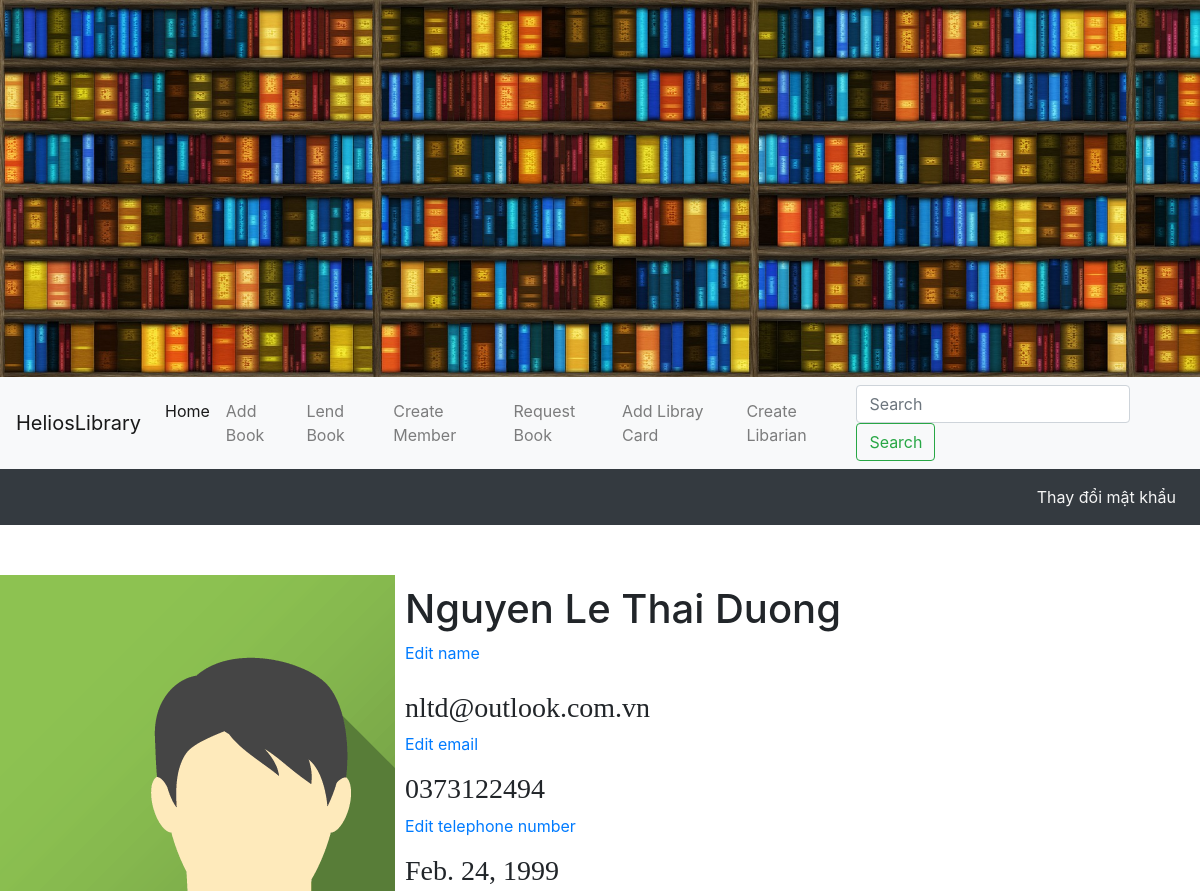
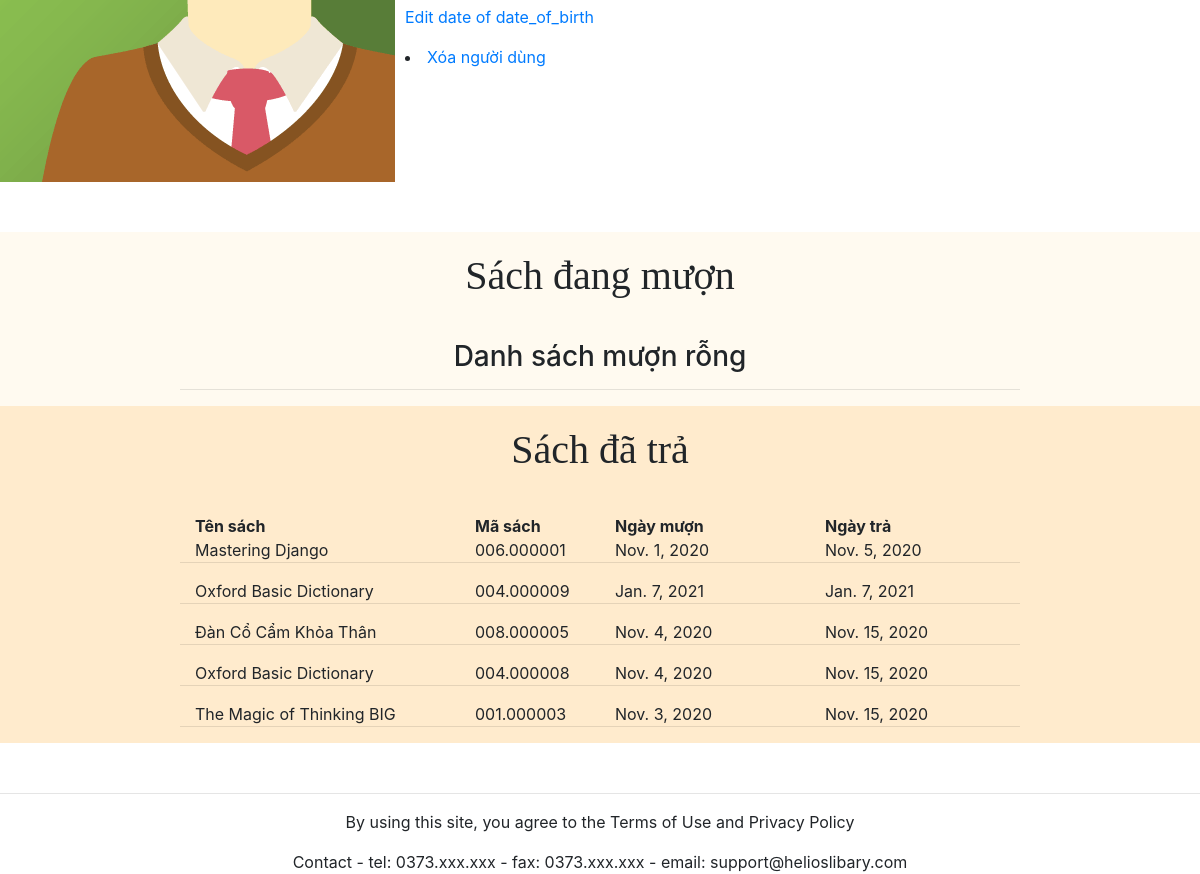
The app's page /member/1/ (signed in) with its own data (2 pictures, top to bottom).
### libmagapp/models.py (models this page shows, shortened)
class Member (models.Model):
    name = models.CharField("Họ và Tên", max_length=255)
    date_of_birth = models.DateField("Ngày sinh")
    tel_number = models.CharField("Số điện thoại", max_length=255, unique=True)
    resgister_date = models.DateField("Ngày đăng ký", auto_now_add=True)
    email = models.CharField("Email", default=None, blank=False, max_length=255, unique=True)
    avatar = models.ImageField("Ảnh đại diện", upload_to='user_avatar', null=True, blank=True, default='user_avatar/default_avatar.png')

class Book (models.Model):
    class Subject(models.IntegerChoices):
        GENERALITIES          = 0, _("Generalities")
        PHILOSOPHY_PSYCHOLOGY = 1, _("Philosophy & psychology")
        RELIGION              = 2, _("Religion")
        SOCIALSCIENCE         = 3, _("Social sciences")
        LANGUAGES             = 4, _("Languages")
        NATURESCIENCE_MATHEMATICS = 5, _("Natural sciences & mathematics")
        TECHNOLOGY            = 6, _("Technology")
        THEARTS               = 7, _("The arts")
        LITERATURE_RHETORIC   = 8, _("Literature & rhetoric")
        GEOGRAPHY_HISTORY     = 9, _(" Geography & history")
    title = models.CharField("Tiêu đề", max_length=255)
    author = models.CharField("Tác giả",max_length=255)
    subject = models.IntegerField("Chu de", choices = Subject.choices, default=None)
    publisher = models.CharField("Nhà xuất bản",max_length=255)
    pubdate = models.IntegerField("Năm xuất bản")
    size = models.CharField("Kích thước", max_length=7)
    pages = models.IntegerField("Số trang")
    entry_date = models.DateField("Ngày nhập", auto_now_add=True)
    book_cover = models.ImageField("Bìa sách", upload_to='book_cover', null=True, blank=True, default="book_cover/default_book_cover.jpg")
    status = models.BooleanField("Sẵn có", default=True)

class BookLending (models.Model):
    member = models.ForeignKey(Member, on_delete=models.RESTRICT, verbose_name="Mã thành viên mượn")
    book = models.ForeignKey(Book, on_delete=models.RESTRICT, verbose_name="Mã sách được mượn",)
    creation_date = models.DateField("Ngày mượn",auto_now_add=True)
    return_date = models.DateField("Ngày trả", null=True)
    class Meta:
        ordering = ['-creation_date']

### libmagapp/views.py (the view)
# urls.py: path('member/<int:mem_id>/', views.mem_infor),
@login_required
def mem_infor(request, mem_id):
    if not request.user.is_staff:
        user_id = Member.objects.get(email=request.user.username)
        if mem_id != user_id.pk:
            return redirect(reverse('login'))
    member = Member.objects.get(pk=mem_id)
    loan_times = BookLending.objects.filter(member__id=member.id)
    num_loaned_times = loan_times.count()
    num_not_return = loan_times.filter(return_date=None).count()
    returned_book = {}
    not_return_book = {}
    for time in loan_times:
        if time.return_date is None:
            not_return_book[Book.objects.get(pk=time.book.id)]=time
        else:
            returned_book[Book.objects.get(pk=time.book.id)]=time
    return render(request, 'member_infor.html',{'member': member,
                                                'num_loaned_times':num_loaned_times,
                                                'num_not_return':num_not_return,
                                                'returned_books':returned_book,
                                                'not_return_books':not_return_book})

### libmagapp/templates/member_infor.html (shortened to what this page needs)
<!DOCTYPE html>
<html lang="en">
<head>
    <link rel="stylesheet" href="https://maxcdn.bootstrapcdn.com/bootstrap/4.0.0/css/bootstrap.min.css"
>
</head>
<body>
    <div class="header">
        {% load static %}
        <img src="{% static 'bookshelf.jpg' %}" alt="banner" style="width:100vw">
    </div>
    <div class="row sticky-top">
        <div class="col-12">
            <nav class="navbar navbar-expand-lg navbar-light bg-light">
                <span class="navbar-brand" href="#">HeliosLibrary</span>
                <div class="collapse navbar-collapse" id="navbarSupportedContent">
                    <ul class="navbar-nav mr-auto">
                        <li class="nav-item active">
                            <a class="nav-link" href="">Home</span></a>
                        </li>
                        <li class="nav-item-active">
                            <a class="nav-link" href="/libmagapp/add_book" target="_blank" rel="noopener noreferrer">Add Book</a>
                        </li>
                        <li class="nav-item">
                            <a class="nav-link" href="/libmagapp/add_lending" target="_blank" rel="noopener noreferrer">Lend
                                Book</a>
                        </li>
                        <li class="nav-item">
                            <a class="nav-link" href="/libmagapp/add_member" target="_blank" rel="noopener noreferrer">Create
                                Member</a>
                        </li>
                        <li class="nav-item">
                            <a class="nav-link" href="/libmagapp/add_request" target="_blank" rel="noopener noreferrer">Request
                                Book</a>
                        </li>
                        <li class="nav-item">
                            <a class="nav-link" href="/libmagapp/add_card" target="_blank" rel="noopener noreferrer">Add Libray
                                Card</a>
                        </li>
                        <li class="nav-item">
                            <a class="nav-link" href="/libmagapp/add_librarian" target="_blank" rel="noopener noreferrer">Create
                                Libarian</a>
                        </li>
                    </ul>
                    <form class="form-inline my-2 my-lg-0">
                        <input class="form-control mr-sm-2" type="search" placeholder="Search" aria-label="Search">
                        <button class="btn btn-outline-success my-2 my-sm-0" type="submit">Search</button>
                    </form>
                </div>
            </nav>
        </div>
    </div>
    <div class="row">
        <div class="col-12">
            <nav class="navbar navbar-expand-lg navbar-light bg-dark">
                <ul class="navbar-nav ml-auto">
                    <li class="nav-item active">
                        <a class="nav-link" href="/accounts/password_change/" style="font: bold; color: whitesmoke; ">Thay đổi mật khẩu</a>
                    </li>
                </ul>
            </nav>
    <div class="row" id="profile" style="margin-top: 50px;">
        <div class="col-lg-4" id="member_avatar" style="overflow: hidden;">
            <img src="{{member.avatar.url}}" alt="avatar image" style="display: block; margin:auto">
        </div>
        <div class="col-lg-8" id="personal_infor" >
            <div class='row'>
                <div class="col-sm-12" style="padding: 0; margin: 10px;">
                    <h1>{{ member.name }}</h1>
                    <p><a href="#">Edit name</a></p>
                </div>
            </div>
            <div class='row'>
                <div class="col-sm-6" style="padding: 0; margin-left:10px">
                    <h3 style="font-family: 'Times New Roman', Times, serif;">{{ member.email }}</h3>
                    <p><a href="#">Edit email</a></p>
                    <h3 style="font-family: 'Times New Roman', Times, serif;">{{ member.tel_number }}</h3>
                    <p><a href="#">Edit telephone number</a></p>
                    <h3 style="font-family: 'Times New Roman', Times, serif;">{{ member.date_of_birth }}</h3>
                    <p><a href="#">Edit date of date_of_birth</a></p>
                    {% if request.user.is_staff %}
                    <li><a href="/delete_member/{{member.id}}">Xóa người dùng</a></li>
                    {% endif %}
                </div>
            </div>
        </div>
    </div>
    <div class ='row' style="background-color: floralwhite; margin-top: 50px; padding: 0;">
        <div class="col-12" style="padding: 0;">
            <div class="row" style="padding: 0;">
                <h1 style="display:block; margin:20px auto 20px; font-family: Georgia, 'Times New Roman', Times, serif; clear: both;">Sách đang mượn</h1>
            </div>
            {% for book, date in not_return_books.items %}
            <div clas='row' style="display: block; margin: auto; padding: 0; width: 70vw;">
                <div class="col-4" style="float: left;">{{ book.title }}</div>
                <div class="col-2" style="float: left;">{{book.subject|stringformat:"03d"}}.{{ book.id|stringformat:"06d" }}</div>
                <div class="col-3" style="float: left;">{{ date.creation_date}}</div>
                <div class="col-3" style="float: left;"> {{date.due_date}}</div>
                <hr style="clear: both; display: block;">
            </div>
            {% empty %}
            <div clas='row' style="display: block; margin: 20px auto 10px; padding: 0; width: 70vw; text-align: center;">
                <h3>Danh sách mượn rỗng</h3><hr>
            </div>
            {% endfor %}
        </div>
    </div>
    <div class ='row' style="background-color: blanchedalmond;margin:auto; padding: 0;">
        <div class="col-12" style="padding: 0;">
            <div class="row" style="padding: 0;">
                <h1 style="display:block; margin:20px auto; font-family: Georgia, 'Times New Roman', Times, serif; clear: both;">Sách đã trả</h1>
            </div><div clas='row' style=" margin: 20px auto;width: 70vw; padding: 0;font-weight: bold;">
                <div class="col-4" style="float:left">Tên sách</div>
                <div class="col-2" style="float:left">Mã sách</div>
                <div class="col-3" style="float:left">Ngày mượn</div>
                <div class="col-3" style="float:left">Ngày trả</div>
            </div>
            {% for book, date in returned_books.items %}
            <div clas='row' style="display: block; margin: auto; padding: 0; width: 70vw;">
                <div class="col-4" style="float: left;">{{ book.title }}</div>
                <div class="col-2" style="float: left;">{{book.subject|stringformat:"03d"}}.{{ book.id|stringformat:"06d" }}</div>
                <div class="col-3" style="float: left;">{{ date.creation_date}}</div>
                <div class="col-3" style="float: left;"> {{date.return_date}}</div>
                <hr style="clear: both; display: block;">
            </div>
            {% endfor %}
        </div>
    </div>
    <div class="footer" style="text-align: center; margin-top: 50px; clear: both; height: 50px;">
        <hr>
        <p>By using this site, you agree to the Terms of Use and Privacy Policy</p>
        <p>Contact - tel: 0373.xxx.xxx - fax: 0373.xxx.xxx - email: support@helioslibary.com</p>
    </div>
</body>
</html>

### records on screen
Member: avatar (placeholder picture), name "Nguyen Le Thai Duong", email "nltd@outlook.com.vn", tel_number "0373122494", date_of_birth "Feb. 24, 1999"
Book: title "Mastering Django", subject "006", id "000001", creation_date "Nov. 1, 2020", return_date "Nov. 5, 2020"
Book: title "Oxford Basic Dictionary", subject "004", id "000009", creation_date "Jan. 7, 2021", return_date "Jan. 7, 2021"
Book: title "Đàn Cổ Cẩm Khỏa Thân", subject "008", id "000005", creation_date "Nov. 4, 2020", return_date "Nov. 15, 2020"
Book: title "Oxford Basic Dictionary", subject "004", id "000008", creation_date "Nov. 4, 2020", return_date "Nov. 15, 2020"
Book: title "The Magic of Thinking BIG", subject "001", id "000003", creation_date "Nov. 3, 2020", return_date "Nov. 15, 2020"
